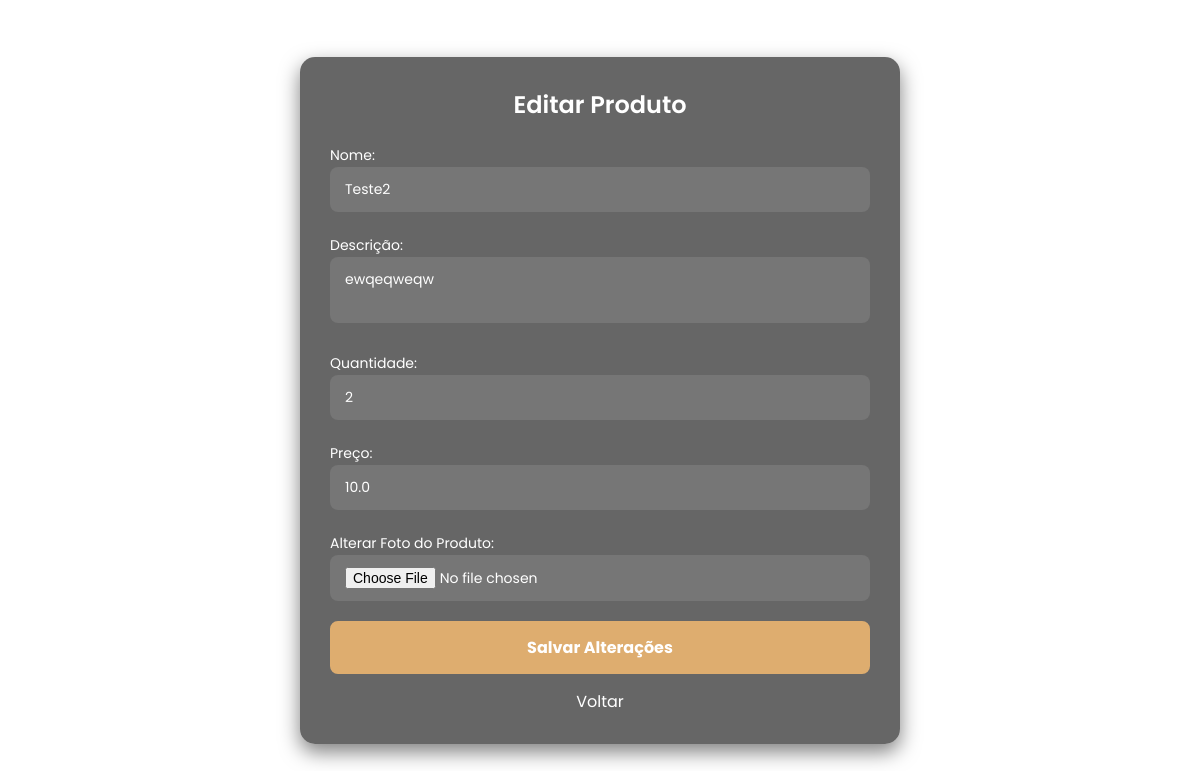
Before: /editar_produto/2 (signed in) with the older database file.
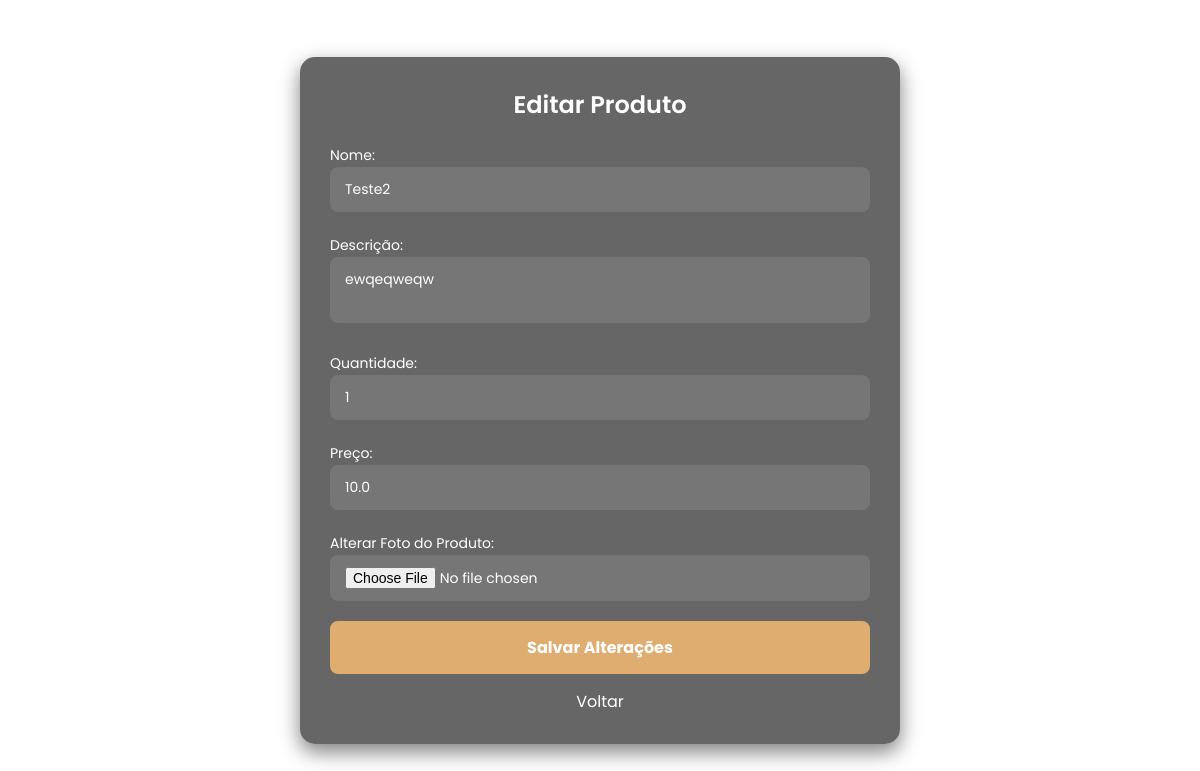
After: the same page with the newer database file.
### app.py (models this page shows, shortened)
class Produto(db.Model):
    id = db.Column(db.Integer, primary_key=True)
    nome = db.Column(db.String(120), nullable=False)
    descricao = db.Column(db.String(255))
    quantidade = db.Column(db.Integer, nullable=False)
    preco = db.Column(db.Float, nullable=False)
    foto = db.Column(db.String(120))
    imagem = db.Column(db.String(200), nullable=True)
    prestador_id = db.Column(db.Integer, db.ForeignKey('user.id'), nullable=False)
    prestador = db.relationship('User', backref=db.backref('produtos', lazy=True))

### app.py (the view, shortened to what this page needs)
@app.route('/editar_produto/<int:id>', methods=['GET', 'POST'])
def editar_produto(id):
    produto = Produto.query.get_or_404(id)
    return render_template('editar_produto.html', produto=produto)

### app.py (called while the page is built)
@login_manager.user_loader
def load_user(user_id):
    return User.query.get(int(user_id))

@app.before_request
def create_tables():
    db.create_all()

### templates/editar_produto.html (shortened to what this page needs)
<!DOCTYPE html>
<html lang="pt-br">
<head>
</head>
<body>
    <div class="container-adicionar-pet">
        <h1 class="adicionar-pet-title">Editar Produto</h1>
        <form method="POST" enctype="multipart/form-data" onsubmit="return validarFormulario()">
            <div class="input-box-adicionar-pet">
                <label for="nome" class="label-box">Nome:</label>
                <input type="text" name="nome" id="nome" value="{{ produto.nome }}" required placeholder="Digite o nome do produto">
            </div>
            <div class="input-box-adicionar-pet">
                <label for="descricao" class="label-box">Descrição:</label>
                <textarea name="descricao" id="descricao" placeholder="Digite a descrição do produto">{{ produto.descricao }}</textarea>
            </div>
            <div class="input-box-adicionar-pet">
                <label for="quantidade" class="label-box">Quantidade:</label>
                <input type="number" name="quantidade" id="quantidade" value="{{ produto.quantidade }}" required placeholder="Digite a quantidade">
            </div>
            <div class="input-box-adicionar-pet">
                <label for="preco" class="label-box">Preço:</label>
                <input type="text" name="preco" id="preco" value="{{ produto.preco }}" required placeholder="Digite o preço (ex: 19.99)">
            </div>
            <div class="input-box-adicionar-pet">
                <label for="foto" class="label-box">Alterar Foto do Produto:</label>
                <input type="file" name="foto" id="foto" accept="image/*">
            </div>
            <button type="submit" class="adicionar-pet-button">Salvar Alterações</button>
        </form>
        <a href="http://127.0.0.1:5000/estoque" class="voltar-link">Voltar</a>
    </div>
</body>
</html>

Changed rows visible on the page:
changed Produto "Teste2": quantidade "2" → "1"
